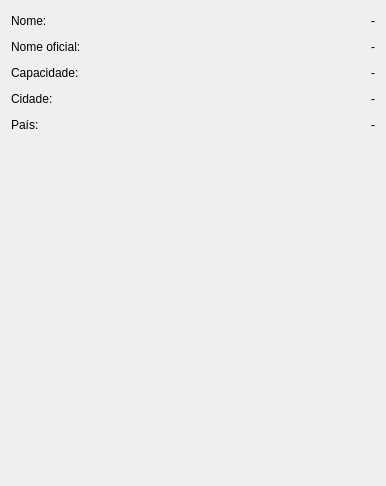
               <widget class="QWidget" name="scrollAreaWidgetContents_2">
                <property name="geometry">
                 <rect>
                  <x>0</x>
                  <y>0</y>
                  <width>386</width>
                  <height>486</height>
                 </rect>
                </property>
                <layout class="QFormLayout" name="formLayout">
                 <item row="0" column="0">
                  <widget class="QLabel" name="C">
                   <property name="minimumSize">
                    <size>
                     <width>0</width>
                     <height>20</height>
                    </size>
                   </property>
                   <property name="text">
                    <string>Nome:</string>
                   </property>
                  </widget>
                 </item>
                 <item row="0" column="1">
                  <widget class="QLabel" name="EstNomeLabel">
                   <property name="text">
                    <string>&lt;html&gt;&lt;head/&gt;&lt;body&gt;&lt;p align=&quot;right&quot;&gt;-&lt;/p&gt;&lt;/body&gt;&lt;/html&gt;</string>
                   </property>
                  </widget>
                 </item>
                 <item row="1" column="0">
                  <widget class="QLabel" name="label_20">
                   <property name="minimumSize">
                    <size>
                     <width>0</width>
                     <height>20</height>
                    </size>
                   </property>
                   <property name="text">
                    <string>Nome oficial:</string>
                   </property>
                  </widget>
                 </item>
                 <item row="1" column="1">
                  <widget class="QLabel" name="EstNomeOficialLabel">
                   <property name="text">
                    <string>&lt;html&gt;&lt;head/&gt;&lt;body&gt;&lt;p align=&quot;right&quot;&gt;-&lt;/p&gt;&lt;/body&gt;&lt;/html&gt;</string>
                   </property>
                  </widget>
                 </item>
                 <item row="2" column="0">
                  <widget class="QLabel" name="label_21">
                   <property name="minimumSize">
                    <size>
                     <width>0</width>
                     <height>20</height>
                    </size>
                   </property>
                   <property name="text">
                    <string>Capacidade:</string>
                   </property>
                  </widget>
                 </item>
                 <item row="2" column="1">
                  <widget class="QLabel" name="EstCapacidadeLabel">
                   <property name="text">
                    <string>&lt;html&gt;&lt;head/&gt;&lt;body&gt;&lt;p align=&quot;right&quot;&gt;-&lt;/p&gt;&lt;/body&gt;&lt;/html&gt;</string>
                   </property>
                  </widget>
                 </item>
                 <item row="3" column="0">
                  <widget class="QLabel" name="label_22">
                   <property name="minimumSize">
                    <size>
                     <width>0</width>
                     <height>20</height>
                    </size>
                   </property>
                   <property name="text">
                    <string>Cidade:</string>
                   </property>
                  </widget>
                 </item>
                 <item row="3" column="1">
                  <widget class="QLabel" name="EstCidadeLabel">
                   <property name="text">
                    <string>&lt;html&gt;&lt;head/&gt;&lt;body&gt;&lt;p align=&quot;right&quot;&gt;-&lt;/p&gt;&lt;/body&gt;&lt;/html&gt;</string>
                   </property>
                  </widget>
                 </item>
                 <item row="4" column="0">
                  <widget class="QLabel" name="label_23">
                   <property name="minimumSize">
                    <size>
                     <width>0</width>
                     <height>20</height>
                    </size>
                   </property>
                   <property name="text">
                    <string>País:</string>
                   </property>
                  </widget>
                 </item>
                 <item row="4" column="1">
                  <widget class="QLabel" name="EstPaisLabel">
                   <property name="text">
                    <string>&lt;html&gt;&lt;head/&gt;&lt;body&gt;&lt;p align=&quot;right&quot;&gt;-&lt;/p&gt;&lt;/body&gt;&lt;/html&gt;</string>
                   </property>
                  </widget>
                 </item>
                </layout>
               </widget>
